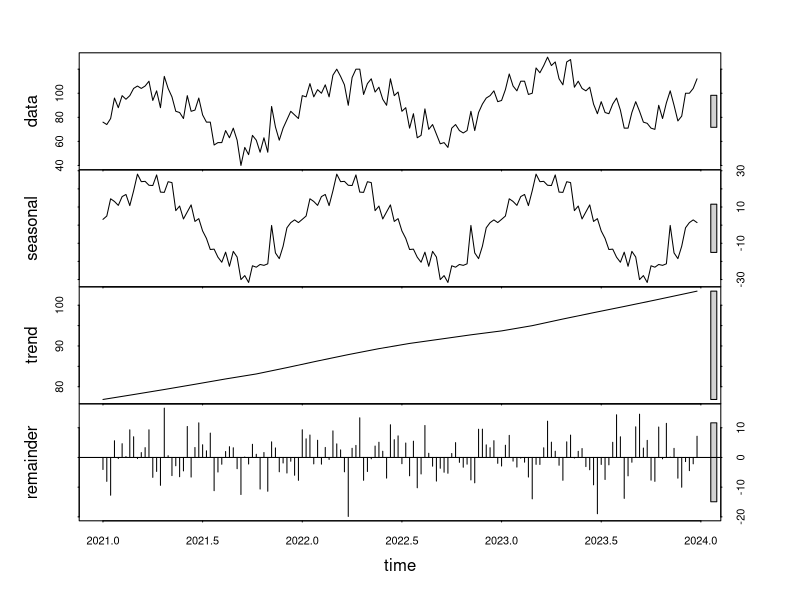
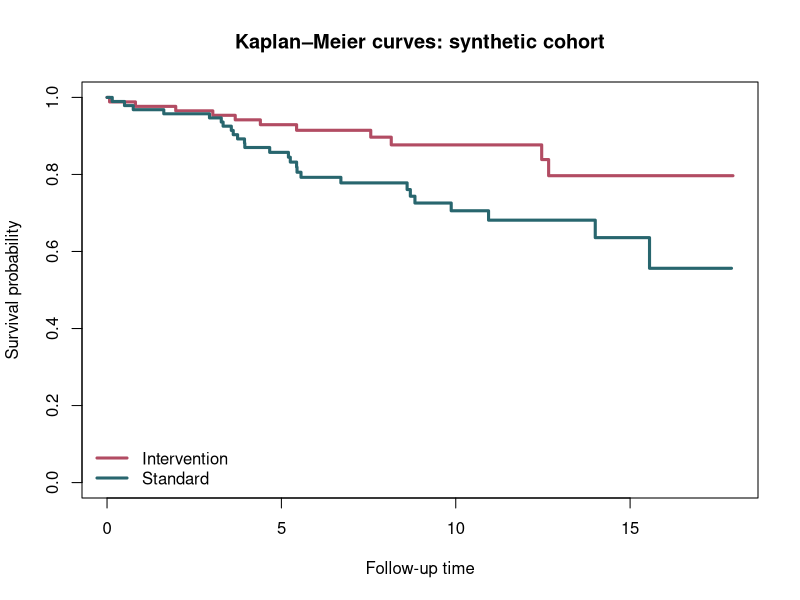

These figures' R source, in order:
required<-c("nlme","survival","dplyr","ggplot2","readr","broom");missing<-required[!vapply(required,requireNamespace,logical(1),quietly=TRUE)];if(length(missing))stop("Missing packages: ",paste(missing,collapse=", "))
suppressPackageStartupMessages({library(nlme);library(survival);library(dplyr);library(ggplot2);library(readr);library(broom)})
dir.create("results/tables",recursive=TRUE,showWarnings=FALSE);dir.create("results/figures",recursive=TRUE,showWarnings=FALSE);set.seed(3303)
hosp<-factor(rep(1:12,each=28));age<-round(runif(length(hosp),25,85));u<-rnorm(12,0,6);sbp<-92+.55*age+u[as.integer(hosp)]+rnorm(length(hosp),0,9);md<-data.frame(hospital=hosp,age=age,sbp=sbp);ordinary<-lm(sbp~age,md);mixed<-lme(sbp~age,random=~1|hospital,data=md)
write_csv(tibble(model=c("Ordinary LM","Random-intercept LME"),AIC=c(AIC(ordinary),AIC(mixed))),"results/tables/multilevel_comparison.csv");write_csv(tibble(hospital=rownames(ranef(mixed)),random_intercept=ranef(mixed)[,1]),"results/tables/hospital_random_effects.csv")
weeks<-1:156;cases<-round(pmax(0,75+.18*weeks+24*sin(2*pi*weeks/52)+rnorm(156,0,8)));series<-ts(cases,frequency=52,start=c(2021,1));decomp<-stl(series,s.window="periodic");fit<-arima(series,order=c(2,1,1),seasonal=list(order=c(1,0,0),period=52));pred<-predict(fit,n.ahead=12);forecast_table<-tibble(week=157:168,forecast=as.numeric(pred$pred),lower=as.numeric(pred$pred-1.96*pred$se),upper=as.numeric(pred$pred+1.96*pred$se));write_csv(forecast_table,"results/tables/respiratory_forecast.csv");png("results/figures/time_series_decomposition.png",1800,1400,res=220);plot(decomp);dev.off()
n<-180;trt<-factor(sample(c("Standard","Intervention"),n,TRUE));age<-round(runif(n,35,82));rate<-exp(-3.4-.35*(trt=="Intervention")+.018*(age-55));event_time<-rexp(n,rate);censor<-runif(n,3,18);time<-pmin(event_time,censor);status<-as.integer(event_time<=censor);sd<-data.frame(time,status,treatment=trt,age);km<-survfit(Surv(time,status)~treatment,sd);lr<-survdiff(Surv(time,status)~treatment,sd);cox<-coxph(Surv(time,status)~treatment+age,sd)
write_csv(tidy(cox,conf.int=TRUE,exponentiate=TRUE),"results/tables/survival_cox.csv");write_csv(tibble(chisq=lr$chisq,df=length(lr$n)-1,p_value=pchisq(lr$chisq,length(lr$n)-1,lower.tail=FALSE)),"results/tables/survival_logrank.csv");png("results/figures/kaplan_meier.png",1800,1300,res=220);plot(km,col=c("#B24C63","#28666E"),lwd=3,xlab="Follow-up time",ylab="Survival probability",main="Kaplan–Meier curves: synthetic cohort");legend("bottomleft",legend=levels(trt),col=c("#B24C63","#28666E"),lwd=3,bty="n");dev.off();cat("Dependent-data activities complete: multilevel, decomposition/ARIMA forecast, KM/log-rank/Cox.\n")
